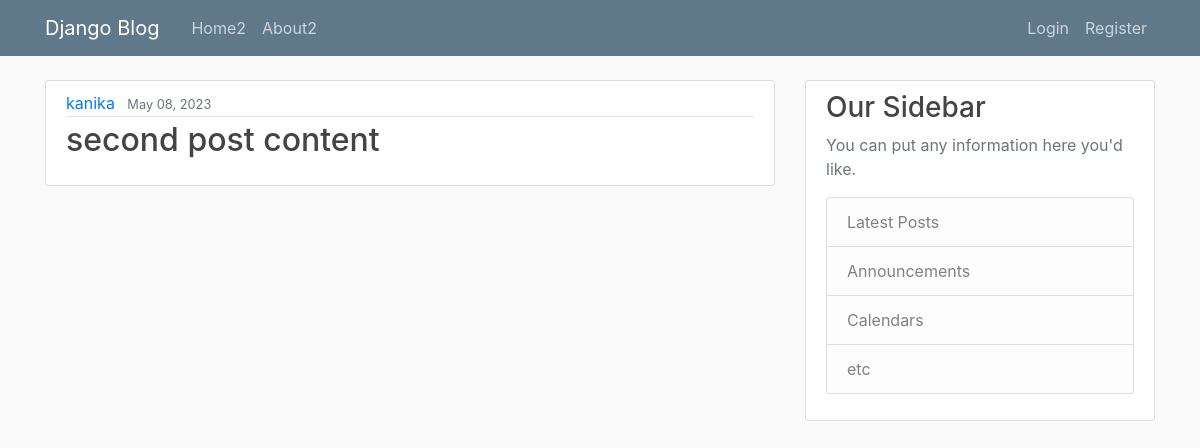
Page /blog/post/2 on the committed database.
### blog/models.py (models this page shows, shortened)
class Post(models.Model):
    title = models.CharField(max_length=100)
    content = models.TextField()
    date_posted = models.DateTimeField(default=timezone.now)
    author= models.ForeignKey(User, on_delete=models.CASCADE)

### blog/views.py (the view)
# urls.py: path('post/<int:pk>', PostDetailView.as_view(), name="post-detail"),
class PostDetailView(DetailView):
    model= Post

### blog/templates/blog/post_detail.html
{%extends "blog/base.html"%}
{%block content%}
    <article class="media content-section">
        <div class="media-body">
        <div class="article-metadata">
            <a class="mr-2" href="#">{{ object.author }}</a>
            <small class="text-muted">{{ object.date_posted| date:" F d, Y" }}</small>
        </div>
        <h2 class="article-title>{{ object.title }}</h2>
        <p class="article-content">{{ object.content }}</p>
        </div>
    </article>
{%endblock content%}

### blog/static/blog/main.css (style rules this page uses)
body { background: #fafafa; color: #333333; margin-top: 5rem; }
h1, h2, h3, h4, h5, h6 { color: #444444; }
.content-section { background: #ffffff; padding: 10px 20px; border: 1px solid #dddddd; border-radius: 3px; margin-bottom: 20px; }
.article-metadata { padding-bottom: 1px; margin-bottom: 4px; border-bottom: 1px solid #e3e3e3 }

### rows in the picture
Post: author "kanika", date_posted "May 08, 2023", content "second post content"
